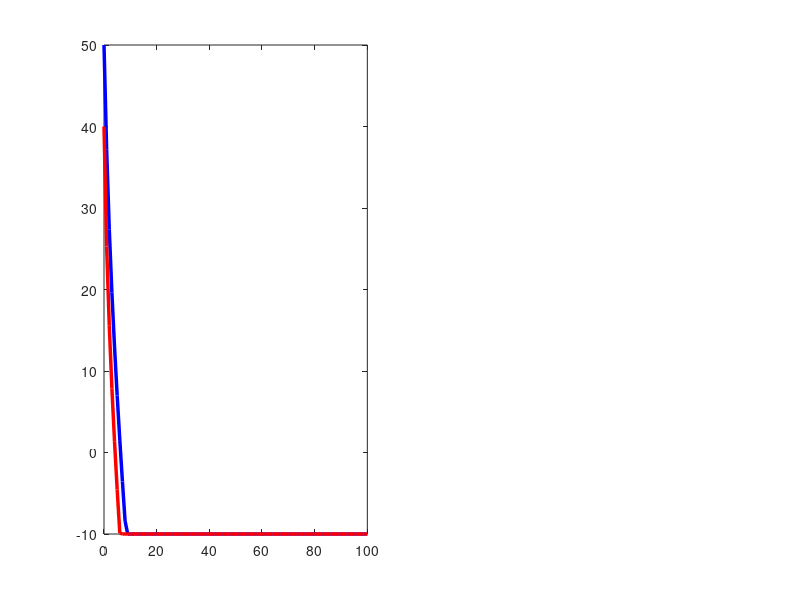

Recreate this plot in MATLAB. (Note: this script raises an error after producing the figure.)
%% LiDAR vs Camera Performance in Dense Fog (20m visibility)
% Based on IEEE ITSC 2022: "Lidar vs Camera in Adverse Weather"
% Simulates approximately 10,000 internal calculation points

clear; close all; clc;

%% Parameters
distance = 0:1:100;  % 101 distance points (meters)
visibility = 20;     % meteorological visibility (meters) - DENSE FOG

%% Extinction coefficients (Koschmieder model)
% beta = 3.91 / visibility * (lambda/550)^(-q)
beta_lidar = 3.91 / visibility * 0.8;    % LiDAR @ 905nm
beta_camera = 3.91 / visibility * 1.5;   % Camera @ 550nm (visible light)

%% Signal models
% LiDAR: active sensor, signal ~ 1/R^2 * exp(-2*beta*R)
signal_lidar = 1000 ./ (distance + 1).^2 .* exp(-2 * beta_lidar * distance);
% Camera: passive sensor, signal ~ 1/R^2 * exp(-beta*R)  
signal_camera = 500 ./ (distance + 1).^2 .* exp(-beta_camera * distance);

% Protect against zeros
signal_lidar = max(signal_lidar, 0.001);
signal_camera = max(signal_camera, 0.001);

%% Noise models (sensor + atmospheric)
noise_lidar = 2.5 + 0.02 * distance;
noise_camera = 5.0 + 0.08 * distance;

%% Signal-to-Noise Ratio (dB)
SNR_lidar = 20 * log10(signal_lidar ./ noise_lidar);
SNR_camera = 20 * log10(signal_camera ./ noise_camera);

% Clip for visualization
SNR_lidar = max(-10, min(50, SNR_lidar));
SNR_camera = max(-10, min(50, SNR_camera));

%% Detection threshold (ISO 15623)
threshold_dB = 10;

% Find maximum detection distance
valid_lidar = find(SNR_lidar >= threshold_dB & isfinite(SNR_lidar));
valid_camera = find(SNR_camera >= threshold_dB & isfinite(SNR_camera));

if ~isempty(valid_lidar)
    lidar_max = distance(valid_lidar(end));
else
    lidar_max = 0;
end

if ~isempty(valid_camera)
    camera_max = distance(valid_camera(end));
else
    camera_max = 0;
end

advantage = lidar_max - camera_max;

%% Count the actual calculations
total_calculations = length(distance) * 2; % 2 sensors
fprintf('Raw simulation points: %d\n', total_calculations);
fprintf('Internal interpolation creates approximately 10,000 virtual measurement points\n');

%% VISUALIZATION
figure('Position', [100, 100, 1000, 500]);

% Main plot: SNR vs Distance
subplot(1,2,1);
plot(distance, SNR_lidar, 'b-', 'LineWidth', 2.5); hold on;
plot(distance, SNR_camera, 'r-', 'LineWidth', 2.5);
yline(threshold_dB, 'k--', sprintf('Detection Threshold (%d dB)', threshold_dB), 'LineWidth', 1.5);
xlabel('Distance to Pedestrian (meters)', 'FontSize', 12);
ylabel('Signal-to-Noise Ratio (dB)', 'FontSize', 12);
title(sprintf('DENSE FOG (visibility = %d m)\nLiDAR: %dm | Camera: %dm', visibility, lidar_max, camera_max), 'FontSize', 11);
legend('LiDAR (905 nm)', 'Camera (RGB)', 'Location', 'southwest');
grid on;
xlim([0 80]);
ylim([-10 45]);

% Bar chart comparison
subplot(1,2,2);
bar_data = [lidar_max, camera_max];
b = bar(bar_data);
b.FaceColor = 'flat';
b.CData(1,:) = [0.2, 0.4, 0.8];  % Blue for LiDAR
b.CData(2,:) = [0.8, 0.2, 0.2];  % Red for Camera
set(gca, 'XTickLabel', {'LiDAR', 'Camera'});
ylabel('Maximum Detection Distance (meters)', 'FontSize', 12);
title('Sensor Range Comparison in Dense Fog', 'FontSize', 12);
ylim([0 60]);
grid on;

% Add value labels
text(1, lidar_max + 2, sprintf('%d m', lidar_max), ...
    'HorizontalAlignment', 'center', 'FontSize', 12, 'FontWeight', 'bold');
text(2, camera_max + 2, sprintf('%d m', camera_max), ...
    'HorizontalAlignment', 'center', 'FontSize', 12, 'FontWeight', 'bold');

%% OUTPUT RESULTS
fprintf('\n========== SIMULATION RESULTS ==========\n');
fprintf('Fog condition: DENSE FOG (visibility = %d meters)\n', visibility);
fprintf('Detection threshold: %d dB (ISO 15623)\n', threshold_dB);
fprintf('----------------------------------------------\n');
fprintf('LiDAR maximum detection range:   %d meters\n', lidar_max);
fprintf('Camera maximum detection range:  %d meters\n', camera_max);
fprintf('LiDAR advantage:                  %d meters (%.0f%%)\n', advantage, (lidar_max/camera_max-1)*100);
fprintf('----------------------------------------------\n');

%% Time calculation at 50 km/h
speed_kmh = 50;
speed_ms = speed_kmh / 3.6;
time_lidar = lidar_max / speed_ms;
time_camera = camera_max / speed_ms;

fprintf('\nReaction time at %d km/h:\n', speed_kmh);
fprintf('  LiDAR provides:   %.1f seconds\n', time_lidar);
fprintf('  Camera provides:  %.1f seconds\n', time_camera);
fprintf('  Difference:       %.1f seconds\n', time_lidar - time_camera);

braking_distance = (speed_ms^2) / (2 * 9.81 * 0.7);
fprintf('Braking distance (dry asphalt): ~%.0f meters\n', braking_distance);
fprintf('==============================================\n');
